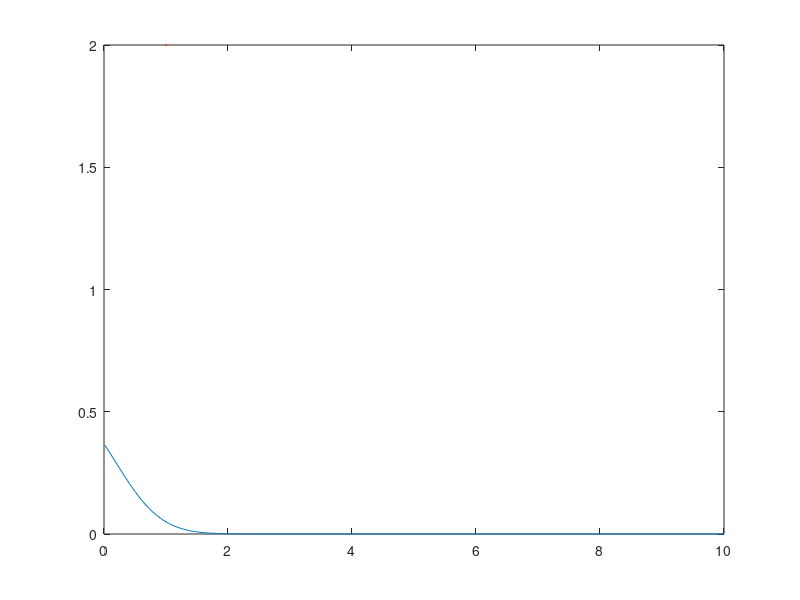

The MATLAB script that drew this image: (Note: this script raises an error after producing the figure.)
clc
clear variables
close all

%% Maximum Entropy reconstruction unit test
% Author = Plath, Timo
% E-mail: t.plath@utwente.nl
% Version = 1.0

% Goal of this unit test is to plot the maximum entropy reconstruction with
% the same function it uses to reconstruct. We first assemble a function,
% compute the moments and then try to get the same moments + reconstruction
% back. That will show us if the maximum entropy reconstruction works
% correctly

%% Compute MER for 3 lambda assuming this is a volume density distribution (v_L)
expFunction2L = @(lambda,x) exp(-(lambda(1)+lambda(2)*x+lambda(3)*x.^2));
expFunction2LScaled =  @(lambda,x,M0) exp(-(lambda(1)+lambda(2)*x/max(x) + lambda(3)*(x/max(x)).^2))*M0/max(x);
lambda = [1,1,1];
% number of moments
N = length(lambda);
x = linspace(0.01,10,300);
y = expFunction2L(lambda,x);
% plot function
figure(1)
plot(x,y,"DisplayName","analytic2Lambda",LineWidth=2)
hold on

M = ComputeMoments(x,y,N);

[PSD,PSDErrorComp,k,E,lambdaME] = getPSD(x,M,N);

plot(x,PSDErrorComp(k,:),"--","DisplayName","ME2Lambda",LineWidth=2,MarkerSize=6)

%% reassemble function with LambdaME

yME = expFunction2LScaled(lambdaME,x,M(1));

MME = ComputeMoments(x,yME,N);

plot(x(1:10:end),yME(1:10:end),"o","DisplayName","ME2LambdaReassembled",LineWidth=2,MarkerSize=6)

legend()

%% Doing the same with a number density distribution n_L (DOES NOT WORK WELL)
% volume = x;
% nL_expFunction2L = @(lambda,x) (exp(-(lambda(1)+lambda(2)*x))) ./ volume;
% nL_expFunction2LScaled =  @(lambda,x,M0) (exp(-(lambda(1)+lambda(2)*x/max(x)))*M0/max(x));
% 
% nL_y = nL_expFunction2L(lambda,x);
% %nL_y(1) = 2*nL_y(2);
% % plot function
% figure(2)
% plot(x,nL_y,"DisplayName","analytic2Lambda n_L",LineWidth=2)
% hold on
% 
% nL_M = ComputeMoments(x,nL_y,N);
% 
% [nL_PSD,nL_PSDErrorComp,nL_k,nL_E,nL_lambdaME] = getPSD(x,nL_M,N);
% 
% plot(x,nL_PSDErrorComp(k,:),"--","DisplayName","ME2Lambda",LineWidth=2,MarkerSize=6)
% 
% plot(x,PSDErrorComp(k,:) ./ volume, "-x","DisplayName","ME2Lambda v_L to n_L",LineWidth=1,MarkerSize=10)
% 
% plot(x(1:end), yME(1:end) ./ volume,"-o","DisplayName","ME2LambdaReassembled v_L to n_L",LineWidth=1,MarkerSize=4)
% 
% %% reassemble function with LambdaME
% 
% nL_yME = nL_expFunction2LScaled(nL_lambdaME,x,nL_M(1));
% 
% nL_MME = ComputeMoments(x,nL_yME,N);
% 
% plot(x(1:end),nL_yME(1:end),"o","DisplayName","ME2LambdaReassembled",LineWidth=2,MarkerSize=6)
% % plot(x,y,"x","DisplayName","analytic2Lambda v_L",LineWidth=2)
% 
% legend()
% 
% %% add reconstructed figure(2) distributions (n_L) as v_L distribution to figure(1) (THAT DOES NOT WORK! DO NOT RECONSTRUCT AND SWITCH DISTRIBUTION AFTERWARDS!)
% 
% figure(1)
% hold on
% 
% plot(x,nL_PSD(k,:).*volume,"-x","DisplayName","ME2Lambda n_L to v_L",LineWidth=1,MarkerSize=4)
% plot(x(1:end),nL_yME(1:end).*volume,"-o","DisplayName","ME2LambdaReassembled n_L to v_L",LineWidth=1,MarkerSize=4)
